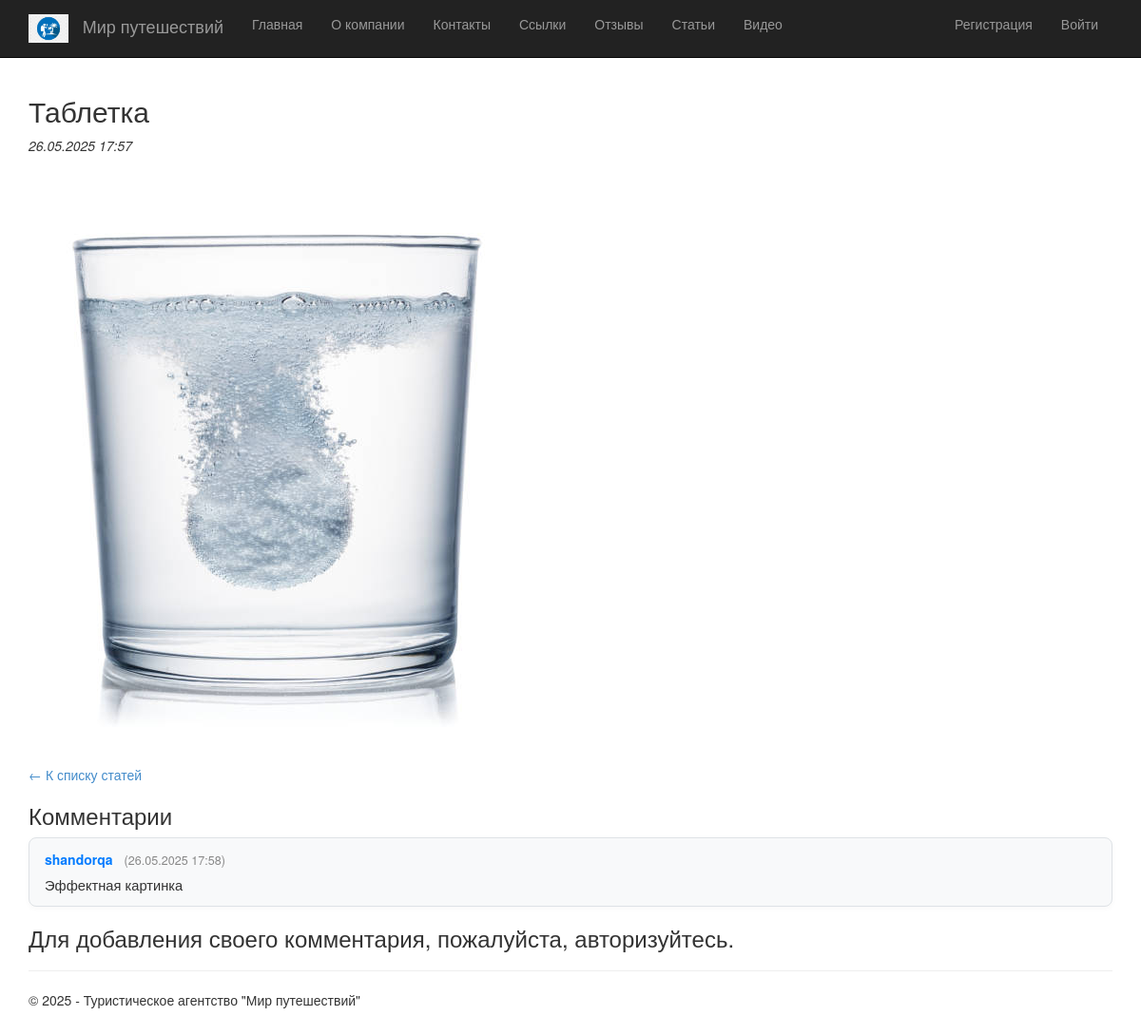
Page /blog/8/ on the committed database.
### app/models.py (models this page shows, shortened)
class Blog(models.Model):
    title = models.CharField(max_length=100, verbose_name="Заголовок", blank=True, null=True)
    description = models.TextField(verbose_name="Краткое содержание", blank=True, null=True)
    content = models.TextField(verbose_name="Полное содержание", blank=True, null=True)
    posted = models.DateTimeField(default = timezone.now, db_index = True, verbose_name = "Опубликована")
    author = models.ForeignKey(User, null=True, blank=True, on_delete=models.SET_NULL, verbose_name="Автор")
    image = models.ImageField(upload_to='blog_images/', blank=True, null=True, verbose_name='Картинка')

class Comment(models.Model):
    post = models.ForeignKey(Blog, on_delete=models.CASCADE, related_name='comments', verbose_name='Пост')
    author = models.ForeignKey(User, on_delete=models.CASCADE, verbose_name='Автор')
    text = models.TextField(verbose_name='Текст комментария')
    created = models.DateTimeField(auto_now_add=True, verbose_name='Дата создания')

### app/views.py (the view)
# urls.py: path('blog/<int:parameter>/', views.blogpost, name='blogpost'),
def blogpost(request, parameter):
    assert isinstance(request, HttpRequest)
    post_1 = Blog.objects.get(id=parameter)
    comments = Comment.objects.filter(post=post_1).order_by('-created')
    if request.method == 'POST' and request.user.is_authenticated:
        form = CommentForm(request.POST)
        if form.is_valid():
            comment = form.save(commit=False)
            comment.post = post_1
            comment.author = request.user
            comment.save()
            form = CommentForm()  # очистить форму после отправки
    else:
        form = CommentForm()
    return render(
        request,
        'app/blogpost.html',
        {
            'post_1': post_1,
            'comments': comments,
            'form': form,
            'year': datetime.now().year,
        }
    )

### app/templates/app/blogpost.html (shortened to what this page needs)
{% extends "app/layout.html" %}
{% block content %}
    <h2>{{ post_1.title }}</h2>
    <p><em>{{ post_1.posted|date:"d.m.Y H:i" }}</em></p>
    {% if post_1.image %}
        <img src="{{ post_1.image.url }}" alt="Картинка статьи блога" style="max-width: 100%; height: auto; margin-bottom: 20px;"/>
    {% endif %}
    <p><a href="{% url 'blog' %}">← К списку статей</a></p>
    <h3>Комментарии</h3>
    <ul class="comment-list">
    {% for comment in comments %}
        <li class="comment-item">
            <span class="comment-author">{{ comment.author }}</span>
            <span class="comment-date">({{ comment.created|date:"d.m.Y H:i" }})</span>
            <div class="comment-text">{{ comment.text }}</div>
        </li>
    {% empty %}
        <li>Комментариев пока нет.</li>
    {% endfor %}
    </ul>
    {% if user.is_authenticated %}
    <h3>Добавить комментарий</h3>
    <form method="POST">{% csrf_token %}
        <div>
            {{ form.as_p }}
        </div>
        <button type="submit" class="save btn btn-default">Отправить комментарий</button>
    </form>
    {% else %}
    <h3>Для добавления своего комментария, пожалуйста, авторизуйтесь.</h3>
    {% endif %}
{% endblock %}

### app/static/app/content/site.css (style rules this page uses)
body { padding-top: 80px; padding-bottom: 20px; }

### app/static/app/custom.css (style rules this page uses)
.comment-list { list-style: none; padding: 0; }
.comment-item { background: #f8f9fa; border: 1px solid #dee2e6; border-radius: 8px; margin-bottom: 15px; padding: 12px 16px; box-shadow: 0 2px 6px rgba(0,0,0,0.03); }
.comment-author { font-weight: bold; color: #007bff; }
.comment-date { font-size: 0.9em; color: #888; margin-left: 8px; }
.comment-text { margin-top: 6px; font-size: 1.05em; }

### rows in the picture
Blog: title "Таблетка", posted "26.05.2025 17:57", image (picture)
Comment: author "shandorqa", created "26.05.2025 17:58", text "Эффектная картинка"
